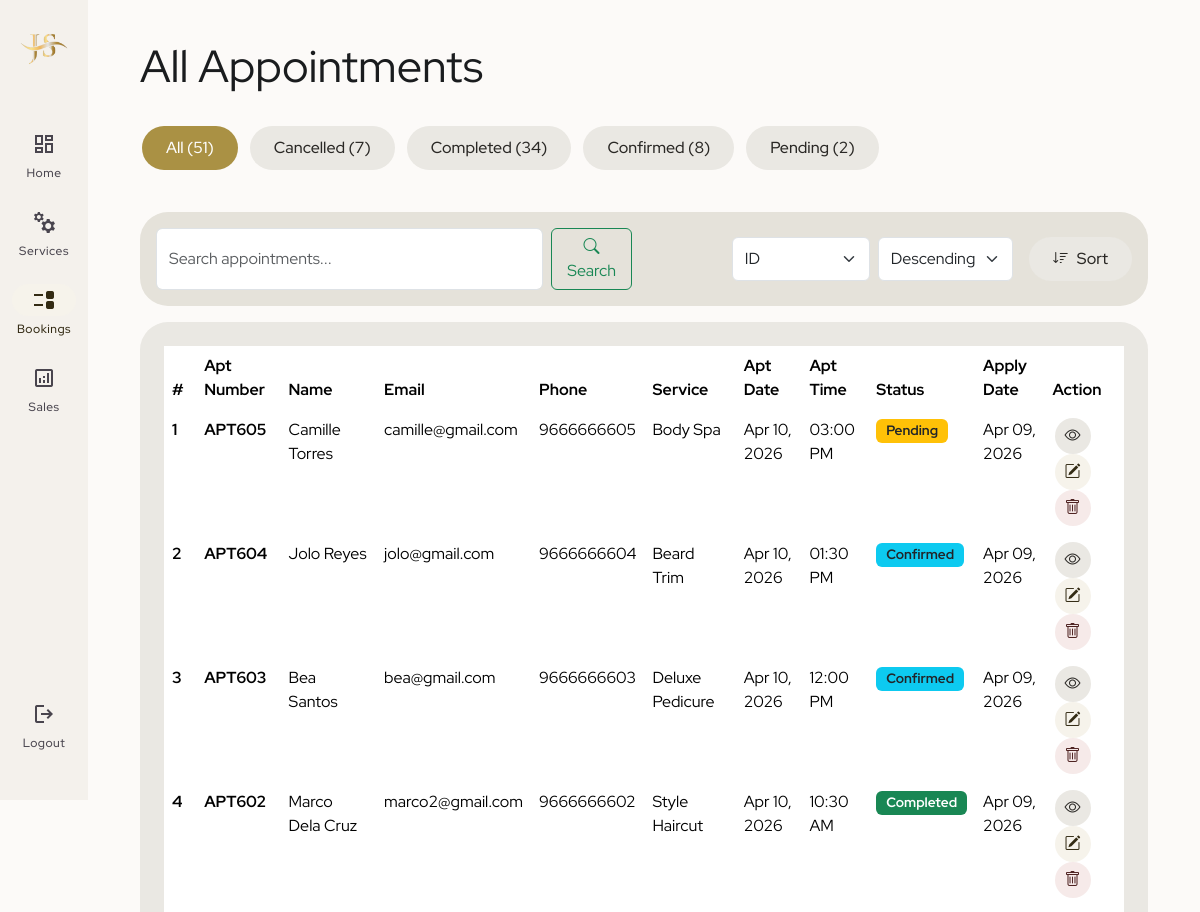
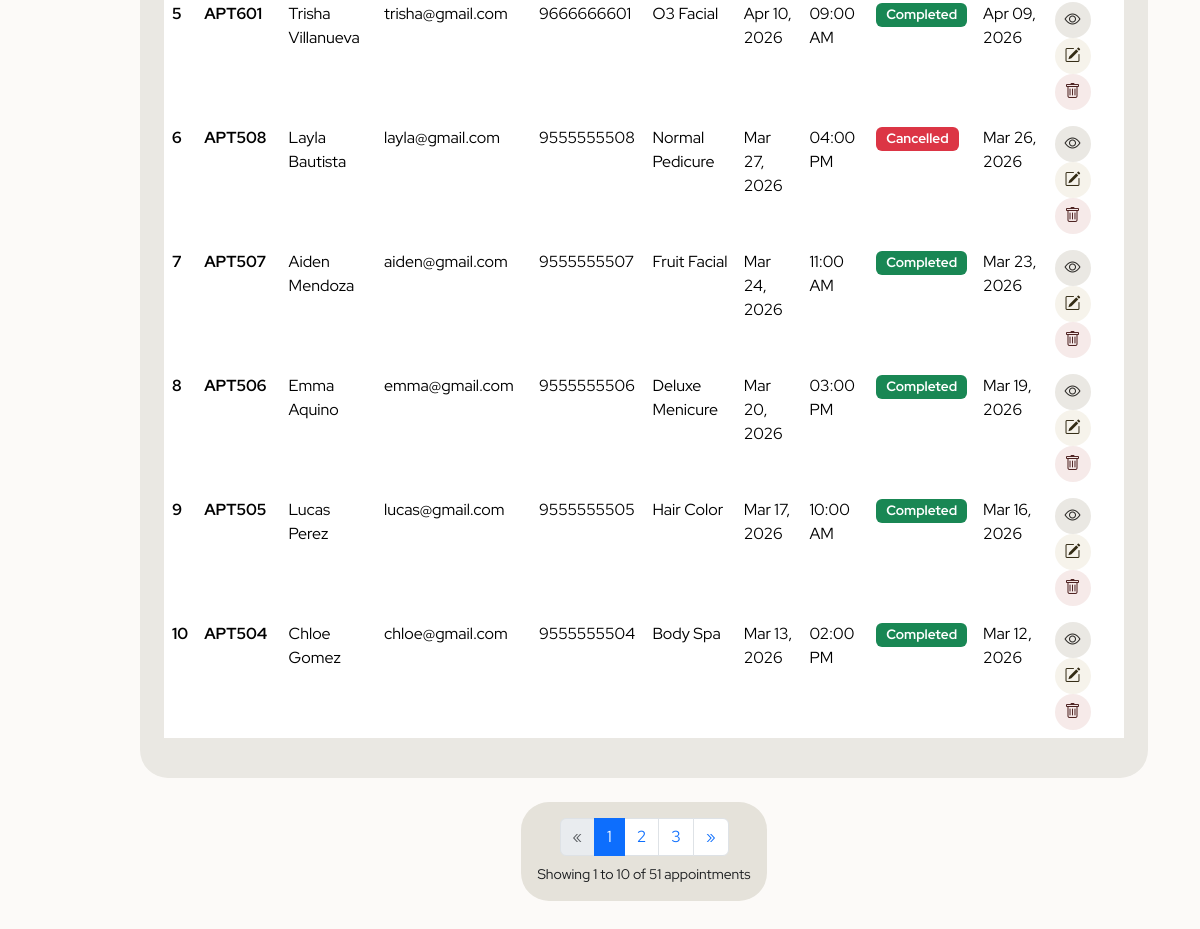
/admin/appointments.php (signed in), run on the app's committed database (2 pictures, top to bottom).
### tables this page shows
CREATE TABLE `tblappointment` (
  `ID` int(10) NOT NULL,
  `AptNumber` varchar(80) DEFAULT NULL,
  `Name` varchar(120) DEFAULT NULL,
  `Email` varchar(120) DEFAULT NULL,
  `PhoneNumber` bigint(11) DEFAULT NULL,
  `AptDate` varchar(120) DEFAULT NULL,
  `AptTime` varchar(120) DEFAULT NULL,
  `Services` varchar(120) DEFAULT NULL,
  `ApplyDate` timestamp NULL DEFAULT current_timestamp(),
  `Remark` varchar(250) DEFAULT NULL,
  `Status` varchar(50) DEFAULT NULL,
  `RemarkDate` timestamp NULL DEFAULT NULL ON UPDATE current_timestamp()
);

### admin/appointments.php (the view, shortened to what this page needs)
<?php
$db_path = '../includes.dbconnection.php';
if(file_exists($db_path)) {
    include($db_path);
} else {
    try {
        $dbh = new PDO("mysql:host=localhost;dbname=jilbertsalon", "root", "");
        $dbh->setAttribute(PDO::ATTR_ERRMODE, PDO::ERRMODE_EXCEPTION);
    } catch(PDOException $e) {
        die("Database connection failed: " . $e->getMessage());
    }
}
$records_per_page = 10;
$page = isset($_GET['page']) ? (int)$_GET['page'] : 1;
$offset = ($page - 1) * $records_per_page;
$search = isset($_GET['search']) ? $_GET['search'] : '';
$sort = isset($_GET['sort']) ? $_GET['sort'] : 'ID';
$order = isset($_GET['order']) ? $_GET['order'] : 'DESC';
$status_filter = isset($_GET['status']) ? $_GET['status'] : '';
$where = "";
$count_sql = "SELECT COUNT(*) as total FROM tblappointment $where";
$count_query = $dbh->prepare($count_sql);
$count_query->execute();
$total_records = $count_query->fetch(PDO::FETCH_OBJ)->total;
$total_pages = ceil($total_records / $records_per_page);
$sql = "SELECT * FROM tblappointment $where ORDER BY $sort $order LIMIT :limit OFFSET :offset";
$query = $dbh->prepare($sql);
$query->bindParam(':limit', $records_per_page, PDO::PARAM_INT);
$query->bindParam(':offset', $offset, PDO::PARAM_INT);
$query->execute();
$results = $query->fetchAll(PDO::FETCH_OBJ);
$status_counts_sql = "SELECT Status, COUNT(*) as count FROM tblappointment GROUP BY Status";
$status_counts_query = $dbh->prepare($status_counts_sql);
$status_counts_query->execute();
$status_counts = $status_counts_query->fetchAll(PDO::FETCH_OBJ);
?>
<!DOCTYPE html>
<html lang="en">
<head>
    <link href="https://cdn.jsdelivr.net/npm/bootstrap@5.3.8/dist/css/bootstrap.min.css" rel="stylesheet"
>
    <link rel="stylesheet" href="https://cdn.jsdelivr.net/npm/bootstrap-icons@1.10.3/font/bootstrap-icons.css">
    <link rel="stylesheet" href="admin.css">
</head>
<body>
    <?php
    if (file_exists('../navs/sidenavbar.php')) {
        include '../navs/sidenavbar.php';
    }
    ?>
    <div class="m3-main-content">
        <div class="container-fluid mb-5">
            <div class="d-flex justify-content-between align-items-center mb-4">
                <h1 class="m3-display-medium">All Appointments</h1>
            </div>
            <div class="row mt-4">
                <div class="col-lg-12 mb-3">
                    <div class="d-flex flex-wrap gap-2">
                        <a href="?status=" class="btn-m3 <?php echo $status_filter == '' ? 'btn-m3-primary' : 'btn-m3-tonal'; ?> status-filter-btn">
                            All (<?php echo $total_records; ?>)
                        </a>
                        <?php foreach($status_counts as $status): ?>
                        <a href="?status=<?php echo urlencode($status->Status); ?>"
                           class="btn-m3 <?php echo $status_filter == $status->Status ? 'btn-m3-primary' : 'btn-m3-tonal'; ?> status-filter-btn">
                            <?php echo htmlentities($status->Status); ?> (<?php echo $status->count; ?>)
                        </a>
                        <?php endforeach; ?>
                    </div>
                </div>
            </div>
            <div class="row mt-4">
                <div class="container mb-3">
                    <div class="m3-card surface-container-high p-3">
                        <div class="row align-items-center">
                            <div class="col-lg-6">
                                <form method="GET" class="d-flex">
                                    <input class="form-control" type="search" name="search"
                                           placeholder="Search appointments..." value="<?php echo htmlentities($search); ?>"
                                           aria-label="Search">
                                    <button class="btn btn-outline-success ms-2" type="submit">
                                        <i class="bi bi-search"></i> Search
                                    </button>
                                </form>
                            </div>
                            <div class="col-lg-6">
                                <form method="GET" class="d-flex justify-content-end">
                                    <select name="sort" class="form-select me-2" style="width: auto;">
                                        <option value="ID" <?php echo $sort == 'ID' ? 'selected' : ''; ?>>ID</option>
                                    </select>
                                    <select name="order" class="form-select me-2" style="width: auto;">
                                        <option value="DESC" <?php echo $order == 'DESC' ? 'selected' : ''; ?>>Descending</option>
                                    </select>
                                    <button type="submit" class="btn-m3 btn-m3-tonal ms-2">
                                        <i class="bi bi-sort-down"></i> Sort
                                    </button>
                                </form>
                            </div>
                        </div>
                    </div>
                </div>
                <div class="col-lg-12">
                    <div class="m3-card secondary-container h-100">
                        <div class="card-body">
                            <div class="table-responsive">
                                <table class="table table-borderless table-hover" style="background: transparent;">
                                    <thead>
                                        <tr>
                                            <th scope="col">#</th>
                                            <th scope="col">Apt Number</th>
                                            <th scope="col">Name</th>
                                            <th scope="col">Email</th>
                                            <th scope="col">Phone</th>
                                            <th scope="col">Service</th>
                                            <th scope="col">Apt Date</th>
                                            <th scope="col">Apt Time</th>
                                            <th scope="col">Status</th>
                                            <th scope="col">Apply Date</th>
                                            <th scope="col">Action</th>
                                        </tr>
                                    </thead>
                                    <tbody>
                                        <?php
                                        if($query->rowCount() > 0) {
                                            $cnt = $offset + 1;
                                            foreach($results as $row) {
                                                $badge_class = 'bg-secondary';
                                                switch($row->Status) {
                                                    case 'Pending':
                                                        $badge_class = 'bg-warning text-dark';
                                                        break;
                                                    case 'Confirmed':
                                                        $badge_class = 'bg-info text-dark';
                                                        break;
                                                    case 'Completed':
                                                        $badge_class = 'bg-success';
                                                        break;
                                                    case 'Cancelled':
                                                        $badge_class = 'bg-danger';
                                                        break;
                                                }
                                        ?>
                                        <tr>
                                            <th scope="row"><?php echo $cnt; ?></th>
                                            <td><strong><?php echo htmlentities($row->AptNumber); ?></strong></td>
                                            <td><?php echo htmlentities($row->Name); ?></td>
                                            <td><?php echo htmlentities($row->Email); ?></td>
                                            <td><?php echo htmlentities($row->PhoneNumber); ?></td>
                                            <td><?php echo htmlentities($row->Services); ?></td>
                                            <td><?php echo htmlentities(date('M d, Y', strtotime($row->AptDate))); ?></td>
                                            <td><?php echo htmlentities($row->AptTime); ?></td>
                                            <td>
                                                <span class="badge <?php echo $badge_class; ?> badge-status">
                                                    <?php echo htmlentities($row->Status); ?>
                                                </span>
                                            </td>
                                            <td><?php echo htmlentities(date('M d, Y', strtotime($row->ApplyDate))); ?></td>
                                            <td>
                                                <a href="viewappointment.php?viewid=<?php echo $row->ID; ?>"
                                                   class="btn-m3-icon btn-m3-icon-info action-btn" title="View Details">
                                                    <i class="bi bi-eye"></i>
                                                </a>
                                                <a href="editappointment.php?editid=<?php echo $row->ID; ?>"
                                                   class="btn-m3-icon btn-m3-icon-primary action-btn" title="Edit">
                                                    <i class="bi bi-pencil-square"></i>
                                                </a>
                                                <a href="appointments.php?delid=<?php echo $row->ID; ?>"
                                                   class="btn-m3-icon btn-m3-icon-danger action-btn"
                                                   onclick="return confirm('Are you sure you want to delete this appointment?');"
                                                   title="Delete">
                                                    <i class="bi bi-trash"></i>
                                                </a>
                                            </td>
                                        </tr>
                                        <?php
                                            $cnt++;
                                            }
                                        } ?>
                                    </tbody>
                                </table>
                            </div>
                        </div>
                    </div>
                </div>
            </div>
            <?php if($total_pages > 1): ?>
            <div class="row mt-4 d-flex justify-content-center">
                <div class="col-lg-auto">
                    <div class="m3-card surface-container-high p-3 mb-0">
                        <nav aria-label="Page navigation" class="d-flex justify-content-center">
                            <ul class="pagination mb-0">
                                <li class="page-item <?php echo $page <= 1 ? 'disabled' : ''; ?>">
                                    <a class="page-link"
                                       href="?page=<?php echo $page - 1; ?>&search=<?php echo urlencode($search); ?>&sort=<?php echo $sort; ?>&order=<?php echo $order; ?>&status=<?php echo urlencode($status_filter); ?>"
                                       aria-label="Previous">
                                        <span aria-hidden="true">&laquo;</span>
                                    </a>
                                </li>
                                <?php
                                $start_page = max(1, $page - 2);
                                $end_page = min($total_pages, $page + 2);
                                for($i = $start_page; $i <= $end_page; $i++):
                                ?>
                                <li class="page-item <?php echo $page == $i ? 'active' : ''; ?>">
                                    <a class="page-link"
                                       href="?page=<?php echo $i; ?>&search=<?php echo urlencode($search); ?>&sort=<?php echo $sort; ?>&order=<?php echo $order; ?>&status=<?php echo urlencode($status_filter); ?>">
                                        <?php echo $i; ?>
                                    </a>
                                </li>
                                <?php endfor; ?>
                                <li class="page-item <?php echo $page >= $total_pages ? 'disabled' : ''; ?>">
                                    <a class="page-link"
                                       href="?page=<?php echo $page + 1; ?>&search=<?php echo urlencode($search); ?>&sort=<?php echo $sort; ?>&order=<?php echo $order; ?>&status=<?php echo urlencode($status_filter); ?>"
                                       aria-label="Next">
                                        <span aria-hidden="true">&raquo;</span>
                                    </a>
                                </li>
                            </ul>
                        </nav>
                        <div class="text-center mt-2 small">
                            Showing <?php echo $offset + 1; ?> to <?php echo min($offset + $records_per_page, $total_records); ?> of <?php echo $total_records; ?> appointments
                        </div>
                    </div>
                </div>
            </div>
            <?php endif; ?>
        </div>
    </div>
</body>
</html>

### data on the page
tblappointment: AptNumber "APT605", Name "Camille Torres", Email "camille@gmail.com", PhoneNumber "9666666605", Services "Body Spa", AptDate "Apr 10, 2026", AptTime "03:00 PM", Status "Pending", ApplyDate "Apr 09, 2026"
tblappointment: AptNumber "APT604", Name "Jolo Reyes", Email "jolo@gmail.com", PhoneNumber "9666666604", Services "Beard Trim", AptDate "Apr 10, 2026", AptTime "01:30 PM", Status "Confirmed", ApplyDate "Apr 09, 2026"
tblappointment: AptNumber "APT603", Name "Bea Santos", Email "bea@gmail.com", PhoneNumber "9666666603", Services "Deluxe Pedicure", AptDate "Apr 10, 2026", AptTime "12:00 PM", Status "Confirmed", ApplyDate "Apr 09, 2026"
tblappointment: AptNumber "APT602", Name "Marco Dela Cruz", Email "marco2@gmail.com", PhoneNumber "9666666602", Services "Style Haircut", AptDate "Apr 10, 2026", AptTime "10:30 AM", Status "Completed", ApplyDate "Apr 09, 2026"
tblappointment: AptNumber "APT601", Name "Trisha Villanueva", Email "trisha@gmail.com", PhoneNumber "9666666601", Services "O3 Facial", AptDate "Apr 10, 2026", AptTime "09:00 AM", Status "Completed", ApplyDate "Apr 09, 2026"
tblappointment: AptNumber "APT508", Name "Layla Bautista", Email "layla@gmail.com", PhoneNumber "9555555508", Services "Normal Pedicure", AptDate "Mar 27, 2026", AptTime "04:00 PM", Status "Cancelled", ApplyDate "Mar 26, 2026"
tblappointment: AptNumber "APT507", Name "Aiden Mendoza", Email "aiden@gmail.com", PhoneNumber "9555555507", Services "Fruit Facial", AptDate "Mar 24, 2026", AptTime "11:00 AM", Status "Completed", ApplyDate "Mar 23, 2026"
tblappointment: AptNumber "APT506", Name "Emma Aquino", Email "emma@gmail.com", PhoneNumber "9555555506", Services "Deluxe Menicure", AptDate "Mar 20, 2026", AptTime "03:00 PM", Status "Completed", ApplyDate "Mar 19, 2026"
tblappointment: AptNumber "APT505", Name "Lucas Perez", Email "lucas@gmail.com", PhoneNumber "9555555505", Services "Hair Color", AptDate "Mar 17, 2026", AptTime "10:00 AM", Status "Completed", ApplyDate "Mar 16, 2026"
tblappointment: AptNumber "APT504", Name "Chloe Gomez", Email "chloe@gmail.com", PhoneNumber "9555555504", Services "Body Spa", AptDate "Mar 13, 2026", AptTime "02:00 PM", Status "Completed", ApplyDate "Mar 12, 2026"

### other printed values
$total_records "51"
$status->Status "Cancelled"
$status->count "7"
$status->Status "Completed"
$status->count "34"
$status->Status "Confirmed"
$status->count "8"
$status->Status "Pending"
$status->count "2"
$offset + 1 "1"
min($offset + $records_per_page, $total_records) "10"
